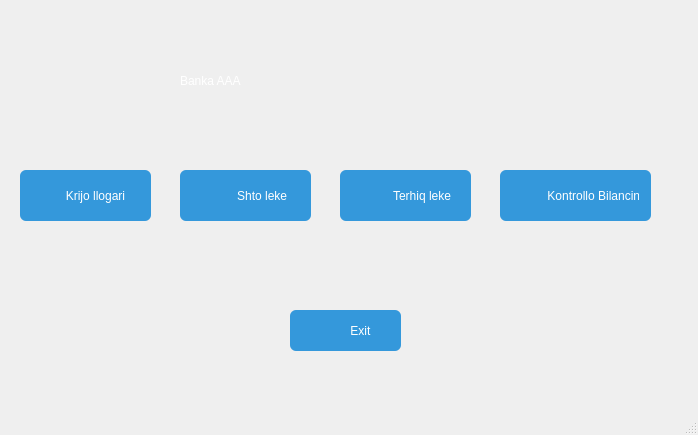
<?xml version="1.0" encoding="UTF-8"?>
<ui version="4.0">
 <class>MainWindow</class>
 <widget class="QMainWindow" name="MainWindow">
  <property name="geometry">
   <rect>
    <x>0</x>
    <y>0</y>
    <width>698</width>
    <height>435</height>
   </rect>
  </property>
  <property name="windowTitle">
   <string>Aplikacioni me i mire bankar</string>
  </property>
  <property name="windowIcon">
   <iconset resource="img.qrc">
    <normaloff>:/foto1/Downloads/account_balance_24dp_E3E3E3_FILL0_wght400_GRAD0_opsz24.png</normaloff>:/foto1/Downloads/account_balance_24dp_E3E3E3_FILL0_wght400_GRAD0_opsz24.png</iconset>
  </property>
  <property name="layoutDirection">
   <enum>Qt::LayoutDirection::LeftToRight</enum>
  </property>
  <property name="autoFillBackground">
   <bool>false</bool>
  </property>
  <property name="styleSheet">
   <string notr="true">background-image: url(:/foto1/banka_projekt.jpg);</string>
  </property>
  <widget class="QWidget" name="centralwidget">
   <property name="autoFillBackground">
    <bool>false</bool>
   </property>
   <property name="styleSheet">
    <string notr="true"/>
   </property>
   <widget class="QLabel" name="label">
    <property name="geometry">
     <rect>
      <x>180</x>
      <y>50</y>
      <width>341</width>
      <height>61</height>
     </rect>
    </property>
    <property name="styleSheet">
     <string notr="true">
font: italic 50pt &quot;Arial&quot;;
background: transparent;
color: white;
</string>
    </property>
    <property name="text">
     <string>Banka AAA</string>
    </property>
   </widget>
   <widget class="QPushButton" name="Add">
    <property name="geometry">
     <rect>
      <x>180</x>
      <y>170</y>
      <width>131</width>
      <height>51</height>
     </rect>
    </property>
    <property name="cursor">
     <cursorShape>PointingHandCursor</cursorShape>
    </property>
    <property name="styleSheet">
     <string notr="true">QPushButton {
    background-color: #3498db;   /* Blue background */
    color: white;                /* White text */
    border: none;
    border-radius: 6px;
    padding: 6px 12px;
}

QPushButton:hover {
    background-color: #2980b9;   /* Darker blue on hover */
}
</string>
    </property>
    <property name="text">
     <string>          Shto leke</string>
    </property>
   </widget>
   <widget class="QPushButton" name="Create">
    <property name="geometry">
     <rect>
      <x>20</x>
      <y>170</y>
      <width>131</width>
      <height>51</height>
     </rect>
    </property>
    <property name="cursor">
     <cursorShape>PointingHandCursor</cursorShape>
    </property>
    <property name="styleSheet">
     <string notr="true">QPushButton {
    background-color: #3498db;   /* Blue background */
    color: white;                /* White text */
    border: none;
    border-radius: 6px;
    padding: 6px 12px;
}

QPushButton:hover {
    background-color: #2980b9;   /* Darker blue on hover */
}
</string>
    </property>
    <property name="text">
     <string>      Krijo llogari</string>
    </property>
   </widget>
   <widget class="QPushButton" name="dalja">
    <property name="geometry">
     <rect>
      <x>290</x>
      <y>310</y>
      <width>111</width>
      <height>41</height>
     </rect>
    </property>
    <property name="cursor">
     <cursorShape>PointingHandCursor</cursorShape>
    </property>
    <property name="styleSheet">
     <string notr="true">QPushButton {
    background-color: #3498db;   /* Blue background */
    color: white;                /* White text */
    border: none;
    border-radius: 6px;
    padding: 6px 12px;
}

QPushButton:hover {
    background-color: #2980b9;   /* Darker blue on hover */
}</string>
    </property>
    <property name="text">
     <string>         Exit</string>
    </property>
   </widget>
   <widget class="QPushButton" name="Check">
    <property name="geometry">
     <rect>
      <x>500</x>
      <y>170</y>
      <width>151</width>
      <height>51</height>
     </rect>
    </property>
    <property name="cursor">
     <cursorShape>PointingHandCursor</cursorShape>
    </property>
    <property name="styleSheet">
     <string notr="true">QPushButton {
    background-color: #3498db;   /* Blue background */
    color: white;                /* White text */
    border: none;
    border-radius: 6px;
    padding: 6px 12px;
}

QPushButton:hover {
    background-color: #2980b9;   /* Darker blue on hover */
}
</string>
    </property>
    <property name="text">
     <string>           Kontrollo Bilancin</string>
    </property>
   </widget>
   <widget class="QPushButton" name="pushButton">
    <property name="geometry">
     <rect>
      <x>340</x>
      <y>170</y>
      <width>131</width>
      <height>51</height>
     </rect>
    </property>
    <property name="cursor">
     <cursorShape>PointingHandCursor</cursorShape>
    </property>
    <property name="styleSheet">
     <string notr="true">QPushButton {
    background-color: #3498db;   /* Blue background */
    color: white;                /* White text */
    border: none;
    border-radius: 6px;
    padding: 6px 12px;
}

QPushButton:hover {
    background-color: #2980b9;   /* Darker blue on hover */
}
</string>
    </property>
    <property name="text">
     <string>          Terhiq leke</string>
    </property>
   </widget>
   <widget class="QLabel" name="label_2">
    <property name="geometry">
     <rect>
      <x>30</x>
      <y>180</y>
      <width>31</width>
      <height>31</height>
     </rect>
    </property>
    <property name="styleSheet">
     <string notr="true">image: url(:/foto1/Downloads/app_registration_24dp_E3E3E3_FILL0_wght400_GRAD0_opsz24.png);</string>
    </property>
    <property name="text">
     <string/>
    </property>
   </widget>
   <widget class="QLabel" name="label_3">
    <property name="geometry">
     <rect>
      <x>190</x>
      <y>180</y>
      <width>31</width>
      <height>31</height>
     </rect>
    </property>
    <property name="styleSheet">
     <string notr="true">image: url(:/foto1/Downloads/payments_24dp_E3E3E3_FILL0_wght400_GRAD0_opsz24.png);</string>
    </property>
    <property name="text">
     <string/>
    </property>
   </widget>
   <widget class="QLabel" name="label_4">
    <property name="geometry">
     <rect>
      <x>510</x>
      <y>180</y>
      <width>31</width>
      <height>31</height>
     </rect>
    </property>
    <property name="styleSheet">
     <string notr="true">image: url(:/foto1/Downloads/account_balance_24dp_E3E3E3_FILL0_wght400_GRAD0_opsz24.png);</string>
    </property>
    <property name="text">
     <string/>
    </property>
   </widget>
   <widget class="QLabel" name="label_5">
    <property name="geometry">
     <rect>
      <x>360</x>
      <y>180</y>
      <width>31</width>
      <height>31</height>
     </rect>
    </property>
    <property name="styleSheet">
     <string notr="true">image: url(:/Downloads/attach_money_24dp_E3E3E3_FILL0_wght400_GRAD0_opsz24.png);</string>
    </property>
    <property name="text">
     <string/>
    </property>
   </widget>
   <widget class="QLabel" name="label_6">
    <property name="geometry">
     <rect>
      <x>300</x>
      <y>320</y>
      <width>31</width>
      <height>21</height>
     </rect>
    </property>
    <property name="styleSheet">
     <string notr="true">image: url(:/foto1/Downloads/close_24dp_E3E3E3_FILL0_wght400_GRAD0_opsz24.png);</string>
    </property>
    <property name="text">
     <string/>
    </property>
   </widget>
   <zorder>label</zorder>
   <zorder>Add</zorder>
   <zorder>dalja</zorder>
   <zorder>Check</zorder>
   <zorder>pushButton</zorder>
   <zorder>label_3</zorder>
   <zorder>label_4</zorder>
   <zorder>label_5</zorder>
   <zorder>label_6</zorder>
   <zorder>Create</zorder>
   <zorder>label_2</zorder>
  </widget>
  <widget class="QStatusBar" name="statusbar"/>
  <widget class="QMenuBar" name="menuBar">
   <property name="geometry">
    <rect>
     <x>0</x>
     <y>0</y>
     <width>698</width>
     <height>21</height>
    </rect>
   </property>
  </widget>
 </widget>
 <resources>
  <include location="img.qrc"/>
 </resources>
 <connections/>
</ui>
